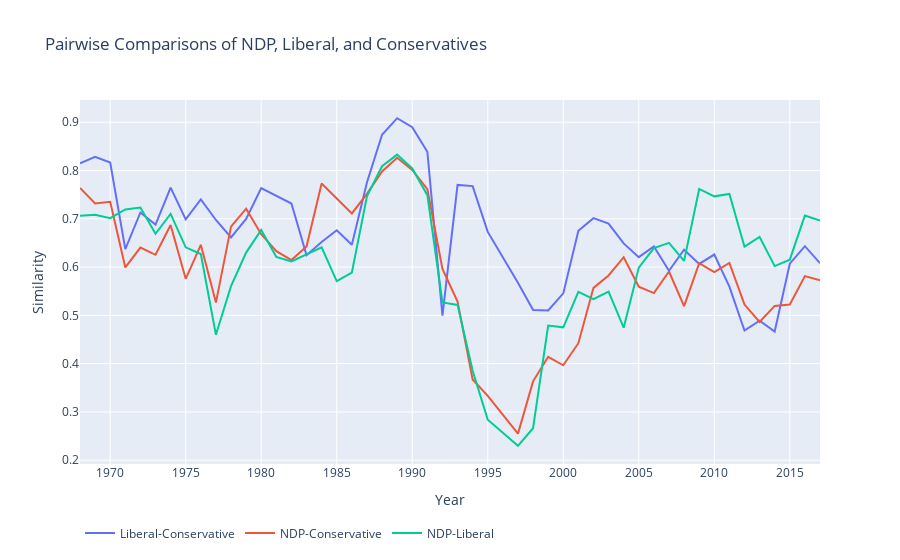

Notebook source saved alongside this figure:
### Markdown cell above
### **Analyzing pair-wise similarity of the usage of abortion of NDP, Liberal, and Conservative party**

### Code cell
lib_con, ndp_con, ndp_lib = [], [], []
for year in comb:
    lib_con.append(model.wv.similarity("abort_{}_Liberal".format(year),"abort_{}_Conservative".format(year)))
    ndp_con.append(model.wv.similarity("abort_{}_NDP".format(year),"abort_{}_Conservative".format(year)))
    ndp_lib.append(model.wv.similarity("abort_{}_NDP".format(year),"abort_{}_Liberal".format(year)))

fig = go.Figure()
fig.add_trace(go.Scatter(x=sorted(list(comb)), y=lib_con, name='Liberal-Conservative'))
fig.add_trace(go.Scatter(x=sorted(list(comb)), y=ndp_con, name='NDP-Conservative'))
fig.add_trace(go.Scatter(x=sorted(list(comb)), y=ndp_lib, name='NDP-Liberal'))
fig.update_layout({'title':'Pairwise Comparisons of NDP, Liberal, and Conservatives',
                   'legend':{'orientation':'h',
                             'y':-0.15,
                             'yanchor':'top'}})
fig.update_xaxes(title='Year')
fig.update_yaxes(title='Similarity')
fig.show()
